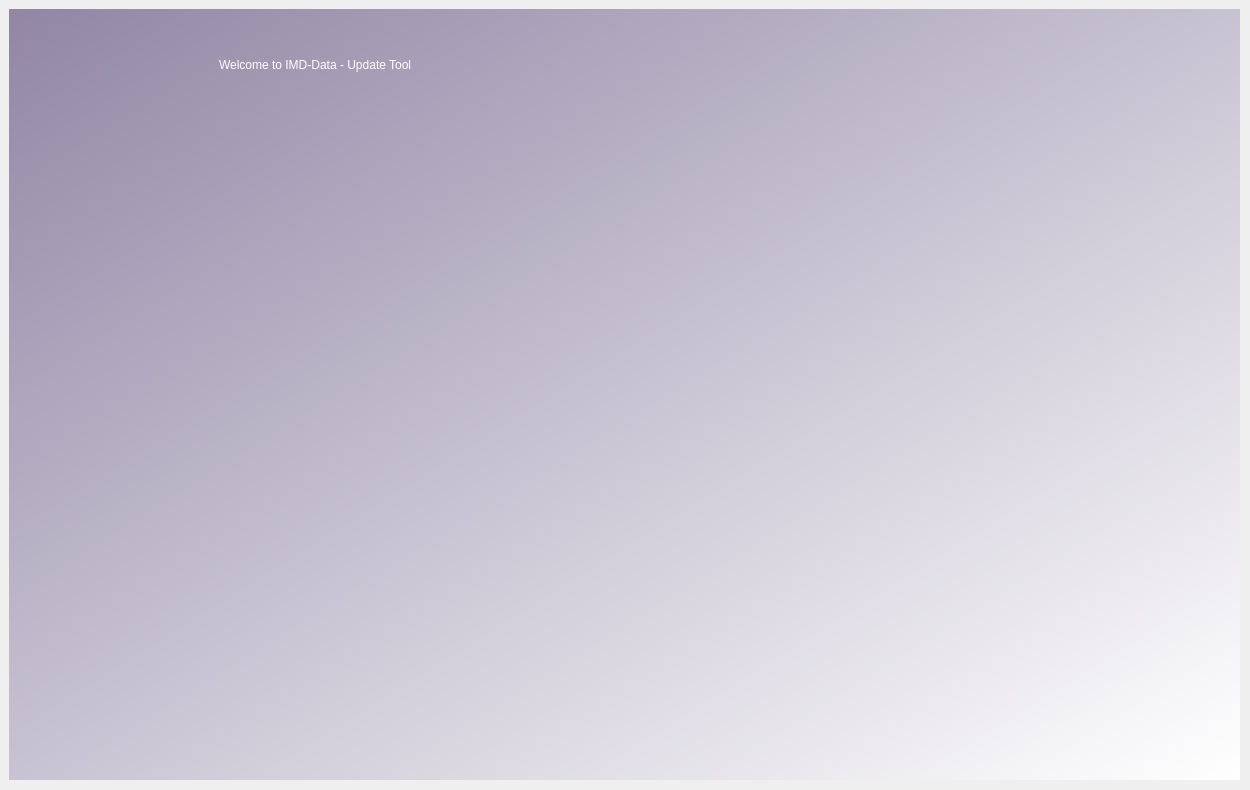
<?xml version="1.0" encoding="UTF-8"?>
<ui version="4.0">
 <class>Dialog</class>
 <widget class="QDialog" name="Dialog">
  <property name="geometry">
   <rect>
    <x>0</x>
    <y>0</y>
    <width>1250</width>
    <height>790</height>
   </rect>
  </property>
  <property name="windowTitle">
   <string>Dialog</string>
  </property>
  <widget class="QWidget" name="update_data" native="true">
   <property name="geometry">
    <rect>
     <x>9</x>
     <y>9</y>
     <width>1231</width>
     <height>771</height>
    </rect>
   </property>
   <property name="styleSheet">
    <string notr="true">QWidget#update_data{
	font: 16pt &quot;MS Shell Dlg 2&quot;;
background-color:qlineargradient(spread:pad, x1:0, y1:0.00545455, x2:1, y2:1, stop:0 rgba(145, 135, 165, 255), stop:1 rgba(255, 255, 255, 255))}</string>
   </property>
   <widget class="QLabel" name="welcome">
    <property name="geometry">
     <rect>
      <x>210</x>
      <y>30</y>
      <width>821</width>
      <height>51</height>
     </rect>
    </property>
    <property name="styleSheet">
     <string notr="true">font: 36pt &quot;MS Shell Dlg 2&quot;;color: White;</string>
    </property>
    <property name="text">
     <string>Welcome to IMD-Data - Update Tool</string>
    </property>
   </widget>
  </widget>
 </widget>
 <resources/>
 <connections/>
</ui>
